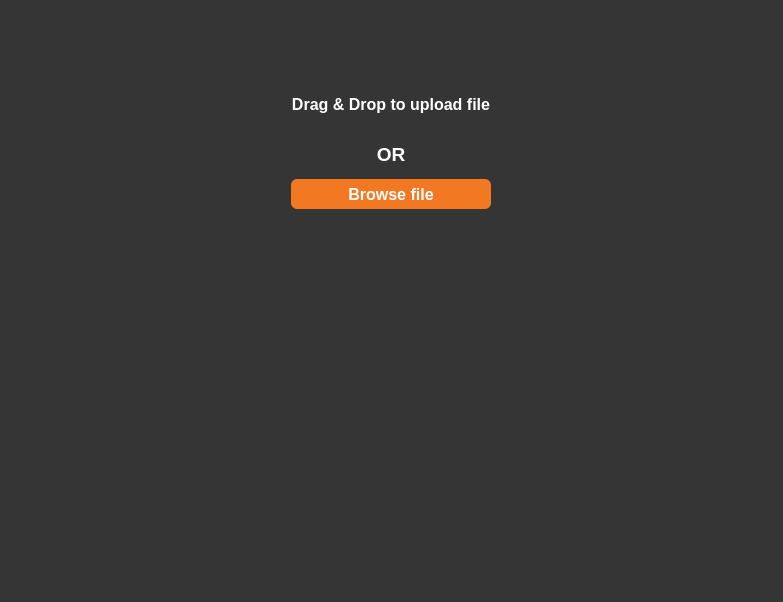
<?xml version="1.0" encoding="UTF-8"?>
<ui version="4.0">
 <class>MainWindow</class>
 <widget class="QMainWindow" name="MainWindow">
  <property name="geometry">
   <rect>
    <x>0</x>
    <y>0</y>
    <width>783</width>
    <height>602</height>
   </rect>
  </property>
  <property name="windowTitle">
   <string>MainWindow</string>
  </property>
  <property name="styleSheet">
   <string notr="true">QWidget QFrame {
	border:none;
}</string>
  </property>
  <widget class="QWidget" name="centralwidget">
   <property name="styleSheet">
    <string notr="true">QWidget{
	background-color: rgb(52, 53, 52);
}

/*VERTICAL SCROLLBAR*/
QScrollBar:vertical {
	border:none;
	background-color: rgb(242, 102, 42);
    width:14px;
    margin:15px 0 15px 0;
    boder-radius:0px;
}

/*HANDLE BAT VERTICAL*/
QScrollBar::handle:vertical{
	background-color:  rgb(242, 102, 42);
    min-height:30px;
    border-radius:7px;
}

QScrollBar::handle:vertical:hover {
  background-color:orange;
}

QScrollBar::handle:vertical:pressed{
   background-color:orange;
}

/*BTN TOP -SCROLLBAR*/
QScrollBar::sub-line:vertical {
  border:none;
  background-color:  rgb(242, 102, 42);
  height:0px;
  border-top-left-radius:7px;
  border-top-right-radius:7px;
  subcontrol-position:top;
  subcontrol-origin:margin;
}

QScrollBar::sub-line:vertical:hover{
	background-color: orange;
}

QScrollBar::sub-line:vertical:pressed{
	background-color: orange;
}

/*BTN BOTTOM -SCROLLBAR*/
QScrollBar::add-line:vertical {
  border:none;
  background-color:  rgb(242, 102, 42);
  height:0px;
  border-bottom-left-radius:7px;
  border-bottom-right-radius:7px;
  subcontrol-position:bottom;
  subcontrol-origin:margin;
}

QScrollBar::add-line:vertical:hover{
	background-color: orange;
}

QScrollBar::add-line:vertical:pressed{
	background-color:orange;
}


/*RESET ARROW*/
QScrollBar::up-arrow:vertical, QScrollBar::down-arrow:vertical{
  background:none;
}

QScrollBar::add-page:vertical, QScrollBar::sub-page:vertical{
  background:none;
}


/* HORIZONTAL SCROLLBAR*/
QScrollBar:horizontal {
   	border:none;
	background-color: rgb(242, 102, 42);
    height:14px;
    margin:0 15px 0 15px;
    boder-radius:0px;
}
QScrollBar::handle:horizontal {
    background-color:  rgb(242, 102, 42);
    min-width:30px;
    border-radius:7px;
}

QScrollBar::handle:horizontal:hover {
  background-color:orange;
}

QScrollBar::handle:horizontal:pressed{
   background-color:orange;
}

QScrollBar::add-line:horizontal {
  border:none;
  background-color: rgb(242, 102, 42);
  width:0px;
  border-bottom-right-radius:7px;
  border-top-right-radius:7px;
  subcontrol-position:right;
  subcontrol-origin:margin;
}

QScrollBar::add-line:horizontal:hover{
	background-color: orange;
}

QScrollBar::add-line:horizontal:pressed{
	background-color:orange;
}

QScrollBar::sub-line:horizontal {
  border:none;
  background-color:  rgb(242, 102, 42);
  width:0px;
  border-bottom-left-radius:7px;
  border-top-left-radius:7px;
  subcontrol-position:left;
  subcontrol-origin:margin;
}

QScrollBar::sub-line:horizontal:hover{
	background-color:orange;
}

QScrollBar::sub-line:horizontal:pressed{
	background-color:orange;
}

QScrollBar::up-arrow:horizontal, QScrollBar::down-arrow:horizontal
{
 background:none;
}
QScrollBar::add-page:horizontal, QScrollBar::sub-page:horizontal
{
 background:none;
}</string>
   </property>
   <layout class="QVBoxLayout" name="verticalLayout">
    <item alignment="Qt::AlignHCenter">
     <widget class="QFrame" name="dropArea">
      <property name="sizePolicy">
       <sizepolicy hsizetype="Fixed" vsizetype="Fixed">
        <horstretch>0</horstretch>
        <verstretch>0</verstretch>
       </sizepolicy>
      </property>
      <property name="minimumSize">
       <size>
        <width>500</width>
        <height>300</height>
       </size>
      </property>
      <property name="maximumSize">
       <size>
        <width>500</width>
        <height>400</height>
       </size>
      </property>
      <property name="styleSheet">
       <string notr="true">QFrame {
    background-color: #262626;
    border-radius: 40px;
}

QFrame &gt; * {
	color:white;
}</string>
      </property>
      <property name="frameShape">
       <enum>QFrame::StyledPanel</enum>
      </property>
      <property name="frameShadow">
       <enum>QFrame::Raised</enum>
      </property>
      <layout class="QVBoxLayout" name="verticalLayout_2">
       <property name="spacing">
        <number>10</number>
       </property>
       <property name="leftMargin">
        <number>0</number>
       </property>
       <property name="topMargin">
        <number>0</number>
       </property>
       <property name="rightMargin">
        <number>0</number>
       </property>
       <property name="bottomMargin">
        <number>0</number>
       </property>
       <item>
        <widget class="QFrame" name="frame_2">
         <property name="minimumSize">
          <size>
           <width>0</width>
           <height>200</height>
          </size>
         </property>
         <property name="maximumSize">
          <size>
           <width>16777215</width>
           <height>250</height>
          </size>
         </property>
         <property name="frameShape">
          <enum>QFrame::StyledPanel</enum>
         </property>
         <property name="frameShadow">
          <enum>QFrame::Raised</enum>
         </property>
         <layout class="QVBoxLayout" name="verticalLayout_3">
          <property name="spacing">
           <number>0</number>
          </property>
          <property name="leftMargin">
           <number>0</number>
          </property>
          <property name="topMargin">
           <number>20</number>
          </property>
          <property name="rightMargin">
           <number>0</number>
          </property>
          <property name="bottomMargin">
           <number>0</number>
          </property>
          <item alignment="Qt::AlignHCenter">
           <widget class="QLabel" name="label">
            <property name="minimumSize">
             <size>
              <width>40</width>
              <height>30</height>
             </size>
            </property>
            <property name="maximumSize">
             <size>
              <width>16777215</width>
              <height>16777215</height>
             </size>
            </property>
            <property name="text">
             <string/>
            </property>
            <property name="pixmap">
             <pixmap>../../design/Vector.png</pixmap>
            </property>
            <property name="scaledContents">
             <bool>true</bool>
            </property>
           </widget>
          </item>
          <item>
           <widget class="QLabel" name="labelDragDrop">
            <property name="minimumSize">
             <size>
              <width>0</width>
              <height>20</height>
             </size>
            </property>
            <property name="maximumSize">
             <size>
              <width>16777215</width>
              <height>16777215</height>
             </size>
            </property>
            <property name="font">
             <font>
              <family>Arial</family>
              <pointsize>12</pointsize>
              <weight>75</weight>
              <bold>true</bold>
             </font>
            </property>
            <property name="layoutDirection">
             <enum>Qt::LeftToRight</enum>
            </property>
            <property name="styleSheet">
             <string notr="true">color: white;
background-color: transparent;</string>
            </property>
            <property name="text">
             <string>Drag &amp; Drop to upload file</string>
            </property>
            <property name="alignment">
             <set>Qt::AlignCenter</set>
            </property>
            <property name="indent">
             <number>-1</number>
            </property>
           </widget>
          </item>
          <item>
           <widget class="QLabel" name="textOR">
            <property name="minimumSize">
             <size>
              <width>0</width>
              <height>20</height>
             </size>
            </property>
            <property name="maximumSize">
             <size>
              <width>16777215</width>
              <height>16777215</height>
             </size>
            </property>
            <property name="font">
             <font>
              <family>Arial</family>
              <pointsize>14</pointsize>
              <weight>75</weight>
              <bold>true</bold>
             </font>
            </property>
            <property name="styleSheet">
             <string notr="true">color: white;
background-color: transparent;</string>
            </property>
            <property name="text">
             <string>OR</string>
            </property>
            <property name="alignment">
             <set>Qt::AlignCenter</set>
            </property>
           </widget>
          </item>
          <item alignment="Qt::AlignHCenter">
           <widget class="QPushButton" name="selectButton">
            <property name="sizePolicy">
             <sizepolicy hsizetype="Preferred" vsizetype="Preferred">
              <horstretch>0</horstretch>
              <verstretch>0</verstretch>
             </sizepolicy>
            </property>
            <property name="minimumSize">
             <size>
              <width>200</width>
              <height>30</height>
             </size>
            </property>
            <property name="maximumSize">
             <size>
              <width>200</width>
              <height>30</height>
             </size>
            </property>
            <property name="cursor">
             <cursorShape>PointingHandCursor</cursorShape>
            </property>
            <property name="layoutDirection">
             <enum>Qt::LeftToRight</enum>
            </property>
            <property name="styleSheet">
             <string notr="true">QPushButton {
border-radius: 6px;
background: #F27821;
box-shadow: 0px 4px 4px 0px rgba(0, 0, 0, 0.25) inset;
color: #FFF;
text-align: center;
font: 75 12pt &quot;Arial&quot;;
font-size: 16px;
font-style: normal;
font-weight: 500;
line-height: normal;
}


QPushButton:hover {
	 background-color: #ff9933;
}</string>
            </property>
            <property name="text">
             <string>Browse file</string>
            </property>
           </widget>
          </item>
         </layout>
        </widget>
       </item>
       <item alignment="Qt::AlignHCenter">
        <widget class="QFrame" name="fileUploaderFrame">
         <property name="minimumSize">
          <size>
           <width>300</width>
           <height>100</height>
          </size>
         </property>
         <property name="maximumSize">
          <size>
           <width>200</width>
           <height>16777215</height>
          </size>
         </property>
         <property name="styleSheet">
          <string notr="true">
</string>
         </property>
         <property name="frameShape">
          <enum>QFrame::StyledPanel</enum>
         </property>
         <property name="frameShadow">
          <enum>QFrame::Raised</enum>
         </property>
         <layout class="QVBoxLayout" name="verticalLayout_7">
          <property name="spacing">
           <number>0</number>
          </property>
          <property name="leftMargin">
           <number>0</number>
          </property>
          <property name="topMargin">
           <number>4</number>
          </property>
          <property name="rightMargin">
           <number>0</number>
          </property>
          <property name="bottomMargin">
           <number>6</number>
          </property>
          <item>
           <widget class="QScrollArea" name="fileUploaderScroll">
            <property name="minimumSize">
             <size>
              <width>300</width>
              <height>100</height>
             </size>
            </property>
            <property name="styleSheet">
             <string notr="true">background-color:transparent;
</string>
            </property>
            <property name="widgetResizable">
             <bool>true</bool>
            </property>
            <widget class="QWidget" name="scrollAreaWidgetContents">
             <property name="geometry">
              <rect>
               <x>0</x>
               <y>0</y>
               <width>300</width>
               <height>100</height>
              </rect>
             </property>
             <property name="styleSheet">
              <string notr="true">
</string>
             </property>
            </widget>
           </widget>
          </item>
         </layout>
        </widget>
       </item>
      </layout>
     </widget>
    </item>
    <item>
     <widget class="QWidget" name="popupWidget" native="true">
      <property name="font">
       <font>
        <pointsize>10</pointsize>
       </font>
      </property>
      <layout class="QVBoxLayout" name="verticalLayout_4">
       <property name="spacing">
        <number>0</number>
       </property>
       <property name="leftMargin">
        <number>0</number>
       </property>
       <property name="topMargin">
        <number>0</number>
       </property>
       <property name="rightMargin">
        <number>0</number>
       </property>
       <property name="bottomMargin">
        <number>0</number>
       </property>
       <item alignment="Qt::AlignHCenter|Qt::AlignBottom">
        <widget class="QLabel" name="uploadedText">
         <property name="font">
          <font>
           <pointsize>-1</pointsize>
          </font>
         </property>
         <property name="styleSheet">
          <string notr="true">color:white;
font-size:16px;</string>
         </property>
         <property name="text">
          <string/>
         </property>
        </widget>
       </item>
       <item>
        <widget class="QScrollArea" name="uploadedFilesScroll">
         <property name="minimumSize">
          <size>
           <width>0</width>
           <height>30</height>
          </size>
         </property>
         <property name="maximumSize">
          <size>
           <width>16777215</width>
           <height>30</height>
          </size>
         </property>
         <property name="styleSheet">
          <string notr="true">QScrollBar {
	background-color:transparent;
}</string>
         </property>
         <property name="widgetResizable">
          <bool>true</bool>
         </property>
         <widget class="QWidget" name="scrollAreaWidgetContents_6">
          <property name="geometry">
           <rect>
            <x>0</x>
            <y>0</y>
            <width>765</width>
            <height>30</height>
           </rect>
          </property>
          <layout class="QVBoxLayout" name="verticalLayout_6">
           <property name="spacing">
            <number>0</number>
           </property>
           <property name="leftMargin">
            <number>0</number>
           </property>
           <property name="topMargin">
            <number>0</number>
           </property>
           <property name="rightMargin">
            <number>0</number>
           </property>
           <property name="bottomMargin">
            <number>0</number>
           </property>
          </layout>
         </widget>
        </widget>
       </item>
       <item alignment="Qt::AlignHCenter|Qt::AlignTop">
        <widget class="QFrame" name="analyzeButtonFrame">
         <property name="frameShape">
          <enum>QFrame::StyledPanel</enum>
         </property>
         <property name="frameShadow">
          <enum>QFrame::Raised</enum>
         </property>
         <layout class="QVBoxLayout" name="verticalLayout_5"/>
        </widget>
       </item>
      </layout>
     </widget>
    </item>
   </layout>
  </widget>
  <action name="actionLogo">
   <property name="enabled">
    <bool>true</bool>
   </property>
   <property name="icon">
    <iconset>
     <normaloff>../../../../Mnemonic logo.png</normaloff>../../../../Mnemonic logo.png</iconset>
   </property>
   <property name="text">
    <string>Logo</string>
   </property>
  </action>
  <action name="analyzedDataActionButton">
   <property name="text">
    <string>Analyzed Data</string>
   </property>
   <property name="font">
    <font>
     <family>Arial</family>
     <pointsize>20</pointsize>
     <weight>75</weight>
     <italic>false</italic>
     <bold>true</bold>
    </font>
   </property>
  </action>
  <action name="actionPlugins">
   <property name="text">
    <string>Plugins</string>
   </property>
   <property name="font">
    <font>
     <family>Arial</family>
     <pointsize>20</pointsize>
     <weight>75</weight>
     <bold>true</bold>
    </font>
   </property>
  </action>
  <action name="actionSettings">
   <property name="icon">
    <iconset>
     <normaloff>../../../../Settings.png</normaloff>../../../../Settings.png</iconset>
   </property>
   <property name="text">
    <string>Settings</string>
   </property>
  </action>
 </widget>
 <resources>
  <include location="../../../../Globe.qrc"/>
  <include location="../../../../Updates.qrc"/>
  <include location="../../../../Notifications.qrc"/>
  <include location="../../../../Appearance.qrc"/>
 </resources>
 <connections/>
</ui>
